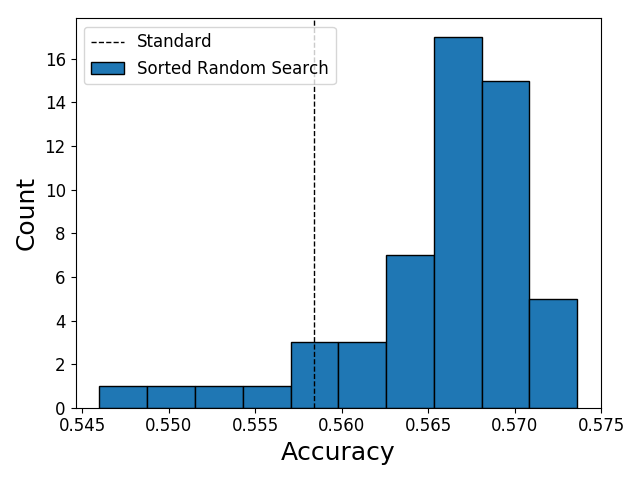

Write the Python code that produced this figure.
import pandas as pd
import matplotlib.pyplot as plt
import numpy as np
import sys
import glob
import copy
import os
os.chdir('../jpeg_eval/')

def identify_pareto(scores):
    # Count number of items
    population_size = scores.shape[0]
    # Create a NumPy index for scores on the pareto front (zero indexed)
    population_ids = np.arange(population_size)
    # Create a starting list of items on the Pareto front
    # All items start off as being labelled as on the Parteo front
    pareto_front = np.ones(population_size, dtype=bool)
    # Loop through each item. This will then be compared with all other items
    for i in range(population_size):
        # Loop through all other items
        for j in range(population_size):
            # Check if our 'i' pint is dominated by out 'j' point
            if all(scores[j] >= scores[i]) and any(scores[j] > scores[i]):
                # j dominates i. Label 'i' point as not on Pareto front
                pareto_front[i] = 0
                # Stop further comparisons with 'i' (no more comparisons needed)
                break
    # Return ids of scenarios on pareto front
    return population_ids[pareto_front]

def get_data(group, **param):
    index = param['index']
    if group == 'ga_selection':
        ga_list = glob.glob('csv/ga_selection_*_*.csv')
        rate=[]
        acc1=[]
        for name in ga_list:
            df = pd.read_csv(name)
            rate.append(np.array(df['rate'])[-1])
            acc1.append(np.array(df['acc1'])[-1])
        return (rate[index],acc1[index])
#df  = pd.read_csv("ratio.csv")
#pl = df.plot(kind='scatter',x='Comp Rate',y='Acc', s=30, color ='Blue', label='random jpeg')
#term = 'rate'#rate
    if 'MAB' in group:
        df = pd.read_csv("csv/mab_bounded.csv")
        return (df['rate'][index], df['acc1'][index])
    if 'sorted' in group:
        df = pd.read_csv("csv/sorted.csv")
        return (df['rate'][index], df['acc1'][index])
    if 'bound' in group:
        df = pd.read_csv('csv/'+group+'.csv')
        return (df['rate'][index], df['acc1'][index])
    if 'bayesian' in group:
        df = pd.read_csv('csv/'+group+'.csv')
        return (df['rate'][index], df['acc1'][index])
    if 'standard' in group:
        df = pd.read_csv('csv/'+group+'.csv')
        term = df['i'].astype(str).str.isnumeric()
        if param['start'] != None:
            term = df['i'].str.startswith(param['startwith']) 
        res = (df['rate'][term][index], df['acc1'][term][index])
        return res
    if 'psnr' in group:
        df = pd.read_csv('csv/sorted_psnr.csv')
        return (df['rate'][index], df['psnr_mean'][index])

rates = np.array(pd.read_csv('csv/sorted.csv')['rate'])
sorted_index = np.logical_and(rates > 22,rates < 22.2)
sorted_index2 = copy.deepcopy(sorted_index)
sorted_index2[1000:] = False
#scores = np.array((df['rate'],df['acc1']))
#scores = np.swapaxes(scores,0,1)
#pareto = identify_pareto(scores)
groups = {  
            'sorted': { 'index': sorted_index },
            'sorted1000': { 'index': sorted_index2 },
            'standard_part1':{'index':slice(9,10), 'start':None}
            #'bayesian3': { 'index': slice(None) },
            #'bayesian5': { 'index': slice(None) },
            #'bayesian6': { 'index': slice(None) },
            #'bound': { 'index': slice(None) },
            #'MAB': { 'index': slice(None) },

         }

# Create plot
fig = plt.figure()
ax = fig.add_subplot(111)#axisbg="1.0")
# np.polyfit(g2[0],g2[1], 2)
#x = np.linspace(min(df['rate']), max(df['rate']), 1000)
#y = [ np.sum(np.array([a**2,a,1])*coef) for a in x]
#ax.plot(x,y)
xmax = 0
xmin = 0
for k in groups.keys():
    _, y = get_data(k, **groups[k])
    y2 = y.groupby(pd.cut(y, np.arange(y.min(), y.max(), (y.max()-y.min())/7))).count()
    y2[0]+=1
    ax.hist(y,bins = 10,edgecolor='k',label = 'Sorted Random Search')
    break
    #ax.scatter(x, y, s=30, label=k.replace('_part1', ''))
k = 'standard_part1'
_, y = get_data(k, **groups[k])
y = y.get_value(9)
ax.axvline(y, linestyle='dashed',color='k', linewidth=1, label = 'Standard')

#plt.title('CR pareto vs Acc')
plt.legend(loc=0, fontsize=12)
plt.tick_params(axis="x", labelsize=12)
plt.tick_params(axis="y",labelsize=12)
plt.xlabel('Accuracy',fontsize=18) 
plt.ylabel('Count', fontsize=18)
plt.tight_layout()
os.chdir('../plots/')
plt.savefig(os.path.basename(__file__).replace('.py','.png'))
plt.show()

#df = pd.read_csv("libjpeg_random.csv")
#pl = df.plot.scatter(x='Comp Rate', y='Acc', s=30, color='Blue', label='random jpeg',ax=pl);
#df = pd.read_csv("libjpeg_perturbed.csv")
#pl = df.plot.scatter(x='Comp Rate', y='Acc', s=30, color='Yellow', label='perturbed jpeg',ax=pl);


#print(df[1:])

#ax.scatter(x=df['rate'][1:], y=df['acc1'][1:], s=45, color='Green', label='standard jpeg')


#fig = pl.get_figure()
#fig.save
